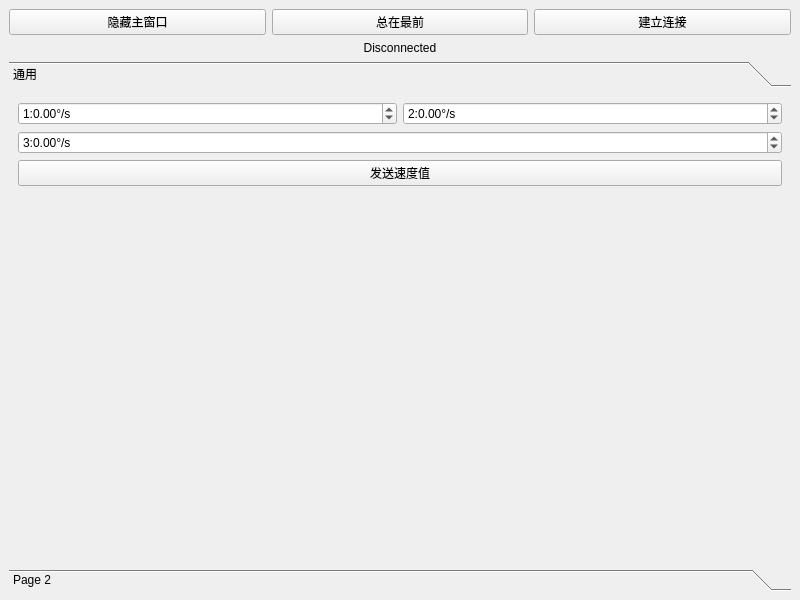
<?xml version="1.0" encoding="UTF-8"?>
<ui version="4.0">
 <class>PageOmniWheel</class>
 <widget class="QMainWindow" name="PageOmniWheel">
  <property name="geometry">
   <rect>
    <x>0</x>
    <y>0</y>
    <width>800</width>
    <height>600</height>
   </rect>
  </property>
  <property name="windowTitle">
   <string>MainWindow</string>
  </property>
  <widget class="QWidget" name="centralwidget">
   <layout class="QVBoxLayout" name="verticalLayout_4">
    <item>
     <layout class="QVBoxLayout" name="verticalLayout_5">
      <item>
       <layout class="QHBoxLayout" name="horizontalLayout">
        <item>
         <widget class="QPushButton" name="mainWindowStatusButton">
          <property name="text">
           <string>隐藏主窗口</string>
          </property>
         </widget>
        </item>
        <item>
         <widget class="QPushButton" name="alwaysOnTopButton">
          <property name="text">
           <string>总在最前</string>
          </property>
         </widget>
        </item>
        <item>
         <widget class="QPushButton" name="connectVrepButton">
          <property name="text">
           <string>建立连接</string>
          </property>
         </widget>
        </item>
       </layout>
      </item>
      <item>
       <widget class="QLabel" name="vrepStatusLabel">
        <property name="text">
         <string>Disconnected</string>
        </property>
        <property name="alignment">
         <set>Qt::AlignCenter</set>
        </property>
       </widget>
      </item>
      <item>
       <widget class="QToolBox" name="toolBox">
        <property name="currentIndex">
         <number>0</number>
        </property>
        <widget class="QWidget" name="page_3">
         <property name="geometry">
          <rect>
           <x>0</x>
           <y>0</y>
           <width>786</width>
           <height>510</height>
          </rect>
         </property>
         <attribute name="label">
          <string>通用</string>
         </attribute>
         <layout class="QVBoxLayout" name="verticalLayout_3">
          <item>
           <layout class="QVBoxLayout" name="verticalLayout">
            <item>
             <layout class="QHBoxLayout" name="horizontalLayout_6">
              <item>
               <widget class="QDoubleSpinBox" name="vel1SpinBox">
                <property name="prefix">
                 <string>1:</string>
                </property>
                <property name="suffix">
                 <string>°/s</string>
                </property>
                <property name="minimum">
                 <double>-100.000000000000000</double>
                </property>
               </widget>
              </item>
              <item>
               <widget class="QDoubleSpinBox" name="vel2SpinBox">
                <property name="prefix">
                 <string>2:</string>
                </property>
                <property name="suffix">
                 <string>°/s</string>
                </property>
                <property name="minimum">
                 <double>-100.000000000000000</double>
                </property>
               </widget>
              </item>
             </layout>
            </item>
            <item>
             <layout class="QHBoxLayout" name="horizontalLayout_9"/>
            </item>
            <item>
             <layout class="QHBoxLayout" name="horizontalLayout_8">
              <item>
               <widget class="QDoubleSpinBox" name="vel3SpinBox">
                <property name="prefix">
                 <string>3:</string>
                </property>
                <property name="suffix">
                 <string>°/s</string>
                </property>
                <property name="minimum">
                 <double>-100.000000000000000</double>
                </property>
               </widget>
              </item>
             </layout>
            </item>
            <item>
             <widget class="QPushButton" name="generalSendVelButton">
              <property name="text">
               <string>发送速度值</string>
              </property>
             </widget>
            </item>
            <item>
             <spacer name="verticalSpacer">
              <property name="orientation">
               <enum>Qt::Vertical</enum>
              </property>
              <property name="sizeHint" stdset="0">
               <size>
                <width>20</width>
                <height>40</height>
               </size>
              </property>
             </spacer>
            </item>
           </layout>
          </item>
         </layout>
        </widget>
        <widget class="QWidget" name="page_4">
         <property name="geometry">
          <rect>
           <x>0</x>
           <y>0</y>
           <width>786</width>
           <height>510</height>
          </rect>
         </property>
         <attribute name="label">
          <string>Page 2</string>
         </attribute>
         <layout class="QVBoxLayout" name="verticalLayout_2">
          <item>
           <layout class="QHBoxLayout" name="horizontalLayout_3">
            <item>
             <widget class="QPushButton" name="pushButton_2">
              <property name="text">
               <string>PushButton</string>
              </property>
             </widget>
            </item>
           </layout>
          </item>
         </layout>
        </widget>
       </widget>
      </item>
     </layout>
    </item>
   </layout>
  </widget>
 </widget>
 <resources/>
 <connections/>
</ui>
